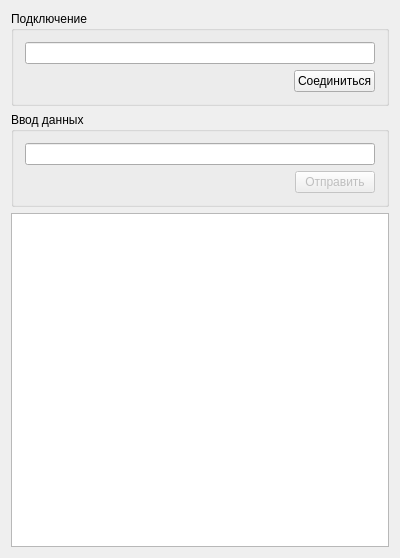
<?xml version="1.0" encoding="UTF-8"?>
<ui version="4.0">
 <class>MainWindow</class>
 <widget class="QMainWindow" name="MainWindow">
  <property name="geometry">
   <rect>
    <x>0</x>
    <y>0</y>
    <width>400</width>
    <height>558</height>
   </rect>
  </property>
  <property name="windowTitle">
   <string>MainWindow</string>
  </property>
  <widget class="QWidget" name="centralWidget">
   <layout class="QVBoxLayout" name="verticalLayout">
    <item>
     <widget class="QGroupBox" name="groupBox">
      <property name="title">
       <string>Подключение</string>
      </property>
      <layout class="QVBoxLayout" name="verticalLayout_2">
       <item>
        <widget class="QLineEdit" name="lineEdit"/>
       </item>
       <item>
        <layout class="QHBoxLayout" name="horizontalLayout">
         <item>
          <spacer name="horizontalSpacer">
           <property name="orientation">
            <enum>Qt::Horizontal</enum>
           </property>
           <property name="sizeHint" stdset="0">
            <size>
             <width>40</width>
             <height>20</height>
            </size>
           </property>
          </spacer>
         </item>
         <item>
          <widget class="QPushButton" name="pushButton">
           <property name="text">
            <string>Соединиться</string>
           </property>
          </widget>
         </item>
        </layout>
       </item>
      </layout>
     </widget>
    </item>
    <item>
     <widget class="QGroupBox" name="groupBox_2">
      <property name="title">
       <string>Ввод данных</string>
      </property>
      <layout class="QVBoxLayout" name="verticalLayout_3">
       <item>
        <widget class="QLineEdit" name="lineEdit_2"/>
       </item>
       <item>
        <layout class="QHBoxLayout" name="horizontalLayout_2">
         <item>
          <spacer name="horizontalSpacer_2">
           <property name="orientation">
            <enum>Qt::Horizontal</enum>
           </property>
           <property name="sizeHint" stdset="0">
            <size>
             <width>40</width>
             <height>20</height>
            </size>
           </property>
          </spacer>
         </item>
         <item>
          <widget class="QPushButton" name="pushButton_2">
           <property name="enabled">
            <bool>false</bool>
           </property>
           <property name="text">
            <string>Отправить</string>
           </property>
          </widget>
         </item>
        </layout>
       </item>
      </layout>
     </widget>
    </item>
    <item>
     <widget class="QListWidget" name="listWidget"/>
    </item>
   </layout>
  </widget>
 </widget>
 <layoutdefault spacing="6" margin="11"/>
 <resources/>
 <connections/>
</ui>
